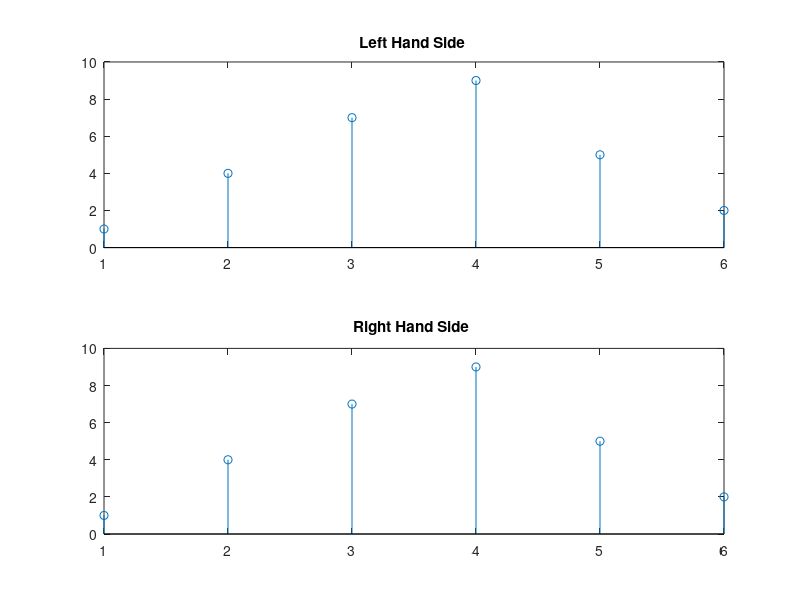

Here is the MATLAB script that generated this plot:
%Task6
clc
clear all
XoFn=[1 3 2 1];
HoFn=[1 1 2];
LHS = conv(XoFn,HoFn);
RHS = conv(HoFn,XoFn);
subplot(2,1,1);
stem(LHS);
title('Left Hand Side ');
subplot(2,1,2);
stem(RHS);
title('Right Hand Side ');